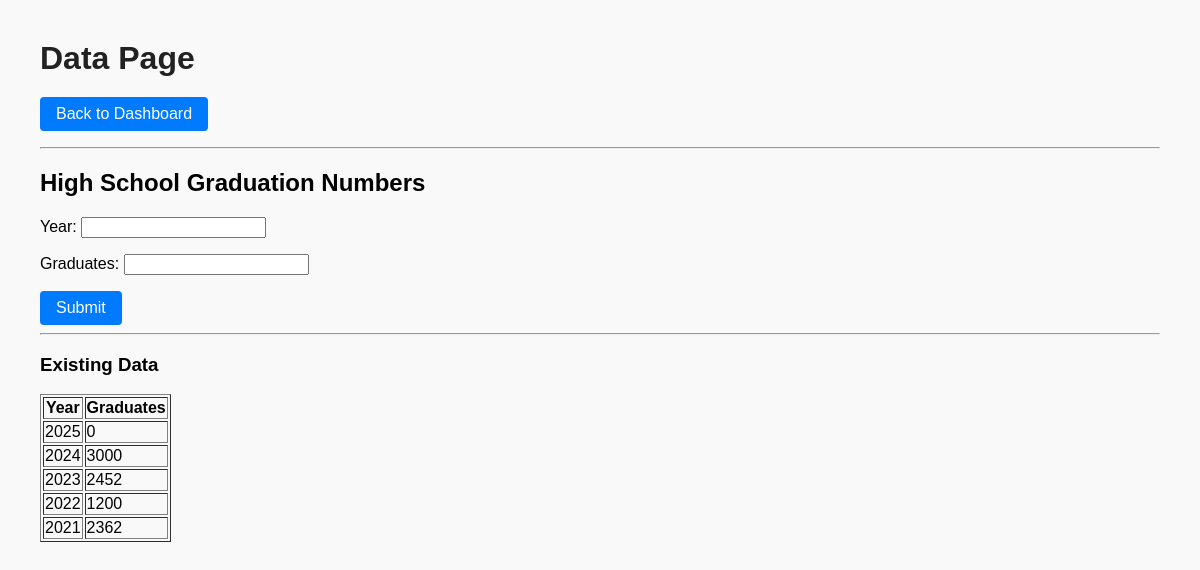
The page /graduates/ on the database its author committed.
### main/models.py (models this page shows, shortened)
class GraduationData(models.Model):
    year = models.IntegerField(unique=True)
    graduates = models.IntegerField()

### main/views.py (the view)
# urls.py: path('graduates/', graduate_data, name='graduates'),
def graduate_data(request):
    current_year = datetime.now().year
    for year in range(2021, current_year + 1):
        GraduationData.objects.get_or_create(year=year, defaults={'graduates': 0})
    if request.method == 'POST':
        form = GraduationForm(request.POST)
        if form.is_valid():
            year = form.cleaned_data['year']
            graduates = form.cleaned_data['graduates']
            obj, created = GraduationData.objects.update_or_create(
                year=year, defaults={'graduates': graduates}
            )
            return redirect('graduates')  # reload page after submit
    else:
        form = GraduationForm()
    data = GraduationData.objects.all().order_by('-year')
    return render(request, "graduates.html", {'form': form, 'data': data})

### main/forms.py (shortened to what this page needs)
class GraduationForm(forms.ModelForm):
    class Meta:
        model = GraduationData
        fields = ['year', 'graduates'] #only displays these two fields in the form (when using form.as_p it only sees those 2 fields)

### main/templates/graduates.html (shortened to what this page needs)
{% load static %}
<!DOCTYPE html>
<html>
    <head>
        <link rel="stylesheet" href="{% static 'style.css' %}">
    </head>
    <body>
        <h1>Data Page</h1>
        <p>
            <a href="/">
                <button>Back to Dashboard</button>
            </a>
        </p>
         <hr>
        <h2>High School Graduation Numbers</h2>
        <form method="POST">
            {{ form.as_p }}
            <button type="submit">Submit</button>
        </form>
        <hr>
        <h3>Existing Data</h3>
        <table border="1">
            <tr><th>Year</th><th>Graduates</th></tr>
            {% for entry in data %}
                <tr>
                    <td>{{ entry.year }}</td>
                    <td>{{ entry.graduates }}</td>
                </tr>
            {% empty %}
                <tr><td colspan="2">No data yet.</td></tr>
            {% endfor %}
        </table>
    </body>
</html>

### main/static/style.css (style rules this page uses)
body { font-family: Arial, sans-serif; margin: 40px; background-color: #f9f9f9; }
h1 { margin-bottom: 20px; color: #222; }
button { padding: 8px 16px; cursor: pointer; border: none; border-radius: 4px; background-color: #007BFF; color: white; font-size: 16px; transition: background-color 0.2s ease; }
a { text-decoration: none; }

### rows shown on the page
GraduationData: year "2025", graduates "0"
GraduationData: year "2024", graduates "3000"
GraduationData: year "2023", graduates "2452"
GraduationData: year "2022", graduates "1200"
GraduationData: year "2021", graduates "2362"
